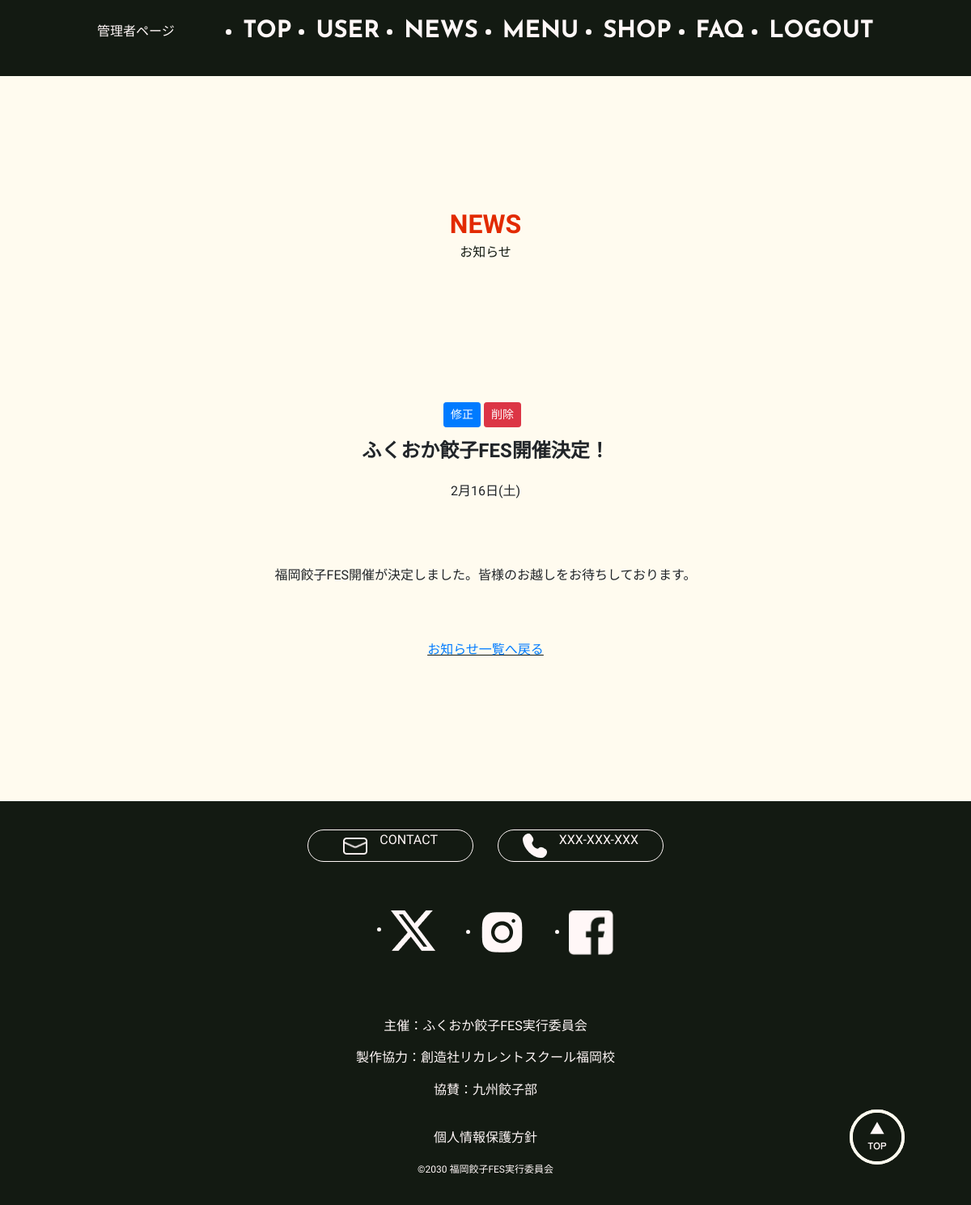
The app's page /admin/news_detail.php?id=1 with its own data.
### tables this page shows
CREATE TABLE `news` (
  `id` int(11) NOT NULL,
  `subject` varchar(255) NOT NULL,
  `titletag` varchar(255) NOT NULL,
  `date` date NOT NULL,
  `text` text NOT NULL
);

### inc/function.php (called while the page is built, shortened)
<?php
function h($str)
{
    return htmlspecialchars($str, ENT_QUOTES, 'UTF-8');
}
function format_jp_date($datetime)
{
    $date = new DateTime($datetime);
    $week = ['日', '月', '火', '水', '木', '金', '土'];
    $weekday = $week[$date->format('w')];
    return $date->format('n月j日') . "($weekday)";
}

### admin/news_detail.php (the view, shortened to what this page needs)
<?php
require_once __DIR__ . '/../inc/function.php';
$id = (int)$_GET['id'];
try {
    $db = db_connect();
    $sql = 'SELECT * FROM news WHERE id=:id';
    $stmt = $db->prepare($sql);
    $stmt->bindParam(':id', $id, PDO::PARAM_INT);
    $stmt->execute();
    $target = $stmt->fetch(PDO::FETCH_ASSOC);
} catch (PDOException $e) {
    exit('エラー: ' . $e->getMessage());
}
?>
<!DOCTYPE html>
<html lang="ja">
<head>
    <link rel="stylesheet" href="https://cdn.jsdelivr.net/npm/destyle.css@4.0.1/destyle.min.css">
    <link rel="stylesheet" href="https://stackpath.bootstrapcdn.com/bootstrap/4.5.0/css/bootstrap.min.css">
    <link rel="stylesheet" href="../css/style.css">
</head>
<body id="top">
    <?php include('../inc/header_master.php');  ?>
    <main class="l-wrapper l-header-margin">
        <p class="c-title__main" data-sub-title="お知らせ">News</p>
        <section>
            <article class="l-article">
                <div class="c-article__title-area">
                    <div class="d-grid gap-2 d-md-block mr-2">
                        <a href="./news_edit.php?id=<?php echo h($target['id']); ?>" class="btn btn-primary btn-sm">修正</a>
                        <a href="./news_del.php?id=<?php echo h($target['id']); ?>" class="btn btn-danger btn-sm">削除</a>
                    </div>
                    <h1><?php echo h($target['subject']); ?></h1>
                    <p><time datetime="<?php echo h($target['date']); ?>">
                            <?php echo format_jp_date(h($target['date'])); ?>
                        </time>
                    </p>
                </div>
                <p><?php echo h(nl2br($target['text'])); ?></p>
            </article>
            <p class="c-news-return__link">
                <a href="./news.php">お知らせ一覧へ戻る</a>
            </p>
        </section>
    </main>
    <?php include('../inc/footer_master.php');  ?>
    <a href="#top" class="c-btn__top"><img src="../img/back-top.png" alt="topへ戻る"></a>
</body>
</html>

### css/style.css (style rules this page uses)
:root { --gyoza-black: #131A12; --gyoza-white: #FFF7F7; --gyoza-beige: #FFFBEF; --gyoza-red: #E22A00; --gyoza-yellow: #FFE100; }
body { background-color: var(--gyoza-beige); font-size: 16px; font-family: "Zen Maru Gothic", sans-serif; line-height: 1.45; }
html { scroll-behavior: smooth; }
img { width: 100%; }
.l-wrapper { width: min(960px, 89.3%); margin-inline: auto; display: flex; flex-direction: column; align-items: center; gap: clamp(5rem, 2.799rem + 9.39vw, 11.25rem); }
.l-header-margin { margin-top: clamp(5.625rem, 3.644rem + 8.45vw, 11.25rem); }
.c-btn__top { position: fixed; right: clamp(1.25rem, -0.511rem + 7.512vw, 6.25rem); bottom: 50px; border: 4px solid var(--gyoza-beige); border-radius: 50%; }
.c-btn__top img { width: 60px; }
.c-title__main, .c-sec-title { font-size: 32px; font-weight: bold; color: var(--gyoza-red); text-align: center; display: flex; flex-direction: column; text-transform: uppercase; }
.c-title__main::after { content: attr(data-sub-title); font-size: 16px; color: var(--gyoza-black); font-weight: normal; }
.l-article { display: flex; flex-direction: column; align-items: center; gap: 65px; }
.c-article__title-area { display: flex; flex-direction: column; align-items: center; gap: 15px; }
.c-article__title-area h1 { font-size: 24px; font-weight: bold; }
.c-news-return__link { text-align: center; text-decoration: underline solid var(--gyoza-black) 1px; margin-top: clamp(30px, 19.437px + 2.817vw, 60px); }

### records on screen
news: subject "ふくおか餃子FES開催決定！", date "2月16日(土)", text "福岡餃子FES開催が決定しました。皆様のお越しをお待ちしております。"
